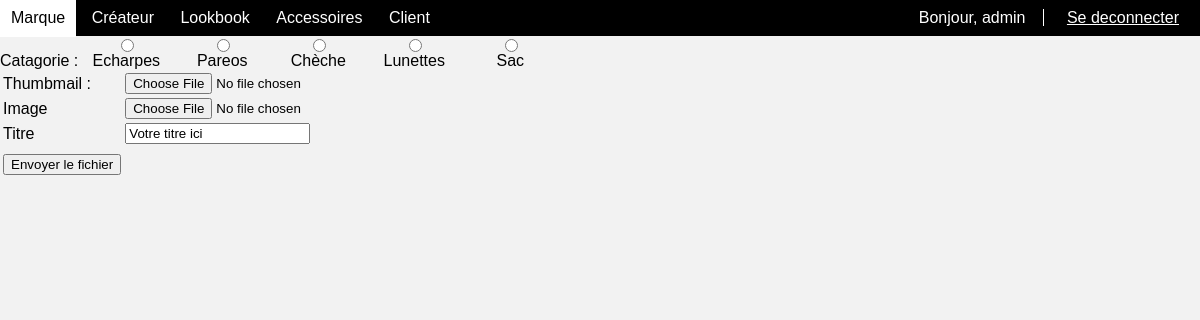
The app's page /admin/ajout.php (signed in) with its own data.
### tables this page shows
CREATE TABLE IF NOT EXISTS `categorie` (
  `id` int(11) NOT NULL AUTO_INCREMENT,
  `nom` varchar(45) DEFAULT NULL,
  PRIMARY KEY (`id`)
);

### admin/ajout.php (the view, shortened to what this page needs)
<?php
include('template/header.php');
	 $categorie = $bdd->query('SELECT * FROM categorie ORDER BY id ASC');
	 echo '<form method="POST" action="'.$_SERVER['REQUEST_URI'].'" enctype="multipart/form-data" class="formupload">
     <table>
     <input type="hidden" name="MAX_FILE_SIZE" value="99999999999">
	<tr><td>Thumbmail :</td><td> <input name="ufile[]" type="file" id="ufile[]" size="50" /></td></tr>
    <tr><td>Image</td><td> <input name="ufile[]" type="file" id="ufile[]" size="50" /></td></tr>
     <tr><td><label for="titre">Titre</label></td><td><input type="text" name="titre" id="titre" value="Votre titre ici" /></td></tr>
	<tr><td><label for="categorie"></td><td></tr><tr>';
    while($cat = $categorie->fetch()){
        echo '<span class="radio">';
 echo '<INPUT type= "radio" name="categorie" value="'.$cat['id'].'" ><br> '.$cat['nom'].'';
        echo '</span>';
    }
echo'<tr><td>
     <input type="submit" name="envoyer" value="Envoyer le fichier">
     </td></tr>
     </table>
</form>';
?>
</body>
</html>

### admin/style/admin.css (style rules this page uses)
body,html { font-family: sans-serif; background: #F2F2F2; margin:0; }
.formupload { display: inline-block; vertical-align: 110px; }
.radio { display: inline-block; text-align: center; width: 96px; }

### records on screen
categorie: nom "Echarpes"
categorie: nom "Pareos"
categorie: nom "Chèche"
categorie: nom "Lunettes"
categorie: nom "Sac"
